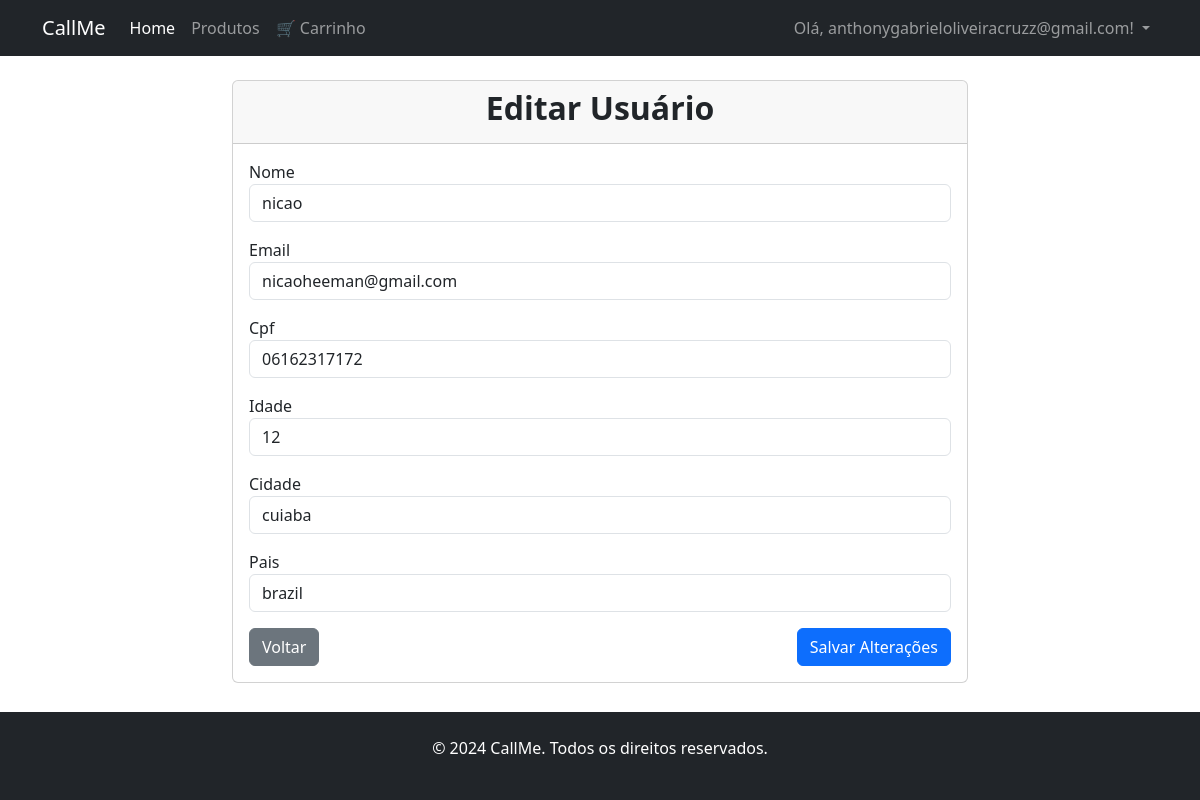
The page /painel/usuario/2/editar/ (signed in) on the database its author committed.
### myapp/models.py (models this page shows, shortened)
class Usuario(models.Model):
    nome = models.CharField(max_length=100)
    email = models.EmailField(unique=True)
    cpf = models.CharField(max_length=14, unique=True)
    idade = models.IntegerField()
    cidade = models.CharField(max_length=100)
    pais = models.CharField(max_length=100)
    data_cadastro = models.DateTimeField(auto_now_add=True)

### myapp/views.py (the view)
# urls.py: path('painel/usuario/<int:pk>/editar/', views.usuario_editar, name='usuario_editar'),
@login_required
def usuario_editar(request, pk):
    if not hasattr(request.user, 'administrador'):
        messages.error(request, 'Acesso negado.')
        return redirect('home')
    usuario = get_object_or_404(Usuario, pk=pk)
    if request.method == 'POST':
        form = UsuarioForm(request.POST, instance=usuario)
        if form.is_valid():
            form.save()
            messages.success(request, 'Usuário atualizado com sucesso!')
            return redirect('admin_dashboard')
    else:
        form = UsuarioForm(instance=usuario)
    return render(request, 'admin/usuario_editar.html', {'form': form, 'usuario': usuario})

### myapp/forms.py
class UsuarioForm(forms.ModelForm):
    class Meta:
        model = Usuario
        fields = ['nome', 'email', 'cpf', 'idade', 'cidade', 'pais']
        widgets = {
            'nome': forms.TextInput(attrs={'class': 'form-control'}),
            'email': forms.EmailInput(attrs={'class': 'form-control'}),
            'cpf': forms.TextInput(attrs={'class': 'form-control'}),
            'idade': forms.NumberInput(attrs={'class': 'form-control'}),
            'cidade': forms.TextInput(attrs={'class': 'form-control'}),
            'pais': forms.TextInput(attrs={'class': 'form-control'}),
        }

### templates/admin/usuario_editar.html (shortened to what this page needs)
{% extends 'base.html' %}
{% block content %}
<div class="container mt-4">
    <div class="row justify-content-center">
        <div class="col-md-8">
            <div class="card">
                <div class="card-header">
                    <h2 class="text-center">Editar Usuário</h2>
                </div>
                <div class="card-body">
                    <form method="post">
                        {% for field in form %}
                            <div class="form-group mb-3">
                                <label for="{{ field.id_for_label }}">{{ field.label }}</label>
                                {{ field }}
                            </div>
                        {% endfor %}
                        <div class="d-flex justify-content-between">
                            <a href="{% url 'admin_dashboard' %}" class="btn btn-secondary">Voltar</a>
                            <button type="submit" class="btn btn-primary">Salvar Alterações</button>
                        </div>
                    </form>
                </div>
            </div>
        </div>
    </div>
</div>
{% endblock %}

### templates/base.html (shortened to what this page needs)
<!DOCTYPE html>
{% load static %}
<html lang="pt-br">
<head>
    <link href="https://cdn.jsdelivr.net/npm/bootstrap@5.3.3/dist/css/bootstrap.min.css" rel="stylesheet">
    <link rel="stylesheet" href="{% static 'myapp/css/estilo.css' %}">
</head>
<body class="d-flex flex-column min-vh-100">
    <nav class="navbar navbar-expand-lg navbar-dark bg-dark">
        <div class="container">
            <a class="navbar-brand" href="{% url 'home' %}">CallMe</a>
            <div class="collapse navbar-collapse" id="navbarNav">
                <ul class="navbar-nav me-auto mb-2 mb-lg-0">
                    <li class="nav-item"><a class="nav-link active" aria-current="page" href="{% url 'home' %}">Home</a></li>
                    <li class="nav-item"><a class="nav-link" href="#">Produtos</a></li>
                    <li class="nav-item"><a class="nav-link" href="{% url 'carrinho' %}">🛒 Carrinho</a></li>
                </ul>
                <ul class="navbar-nav">
                    {% if user.is_authenticated %}
                        <li class="nav-item dropdown">
                            <a class="nav-link dropdown-toggle" href="#" role="button" data-bs-toggle="dropdown" aria-expanded="false">
                                Olá, {{ user.username }}!
                            </a>
                        </li>
                    {% else %}
                        <li class="nav-item"><a class="nav-link" href="{% url 'login_usuario' %}">Login</a></li>
                        <li class="nav-item"><a class="nav-link" href="{% url 'registro_usuario' %}">Registrar-se</a></li>
                    {% endif %}
                </ul>
            </div>
        </div>
    </nav>
    <main class="flex-grow-1">
        {% block content %}{% endblock %}
    </main>
    <footer class="bg-dark text-white py-4 mt-auto">
        <div class="container text-center"><p>© 2024 CallMe. Todos os direitos reservados.</p></div>
    </footer>
</body>
</html>

### static/myapp/css/estilo.css (style rules this page uses)
h1, h2, h3, h5 { font-weight: bold; }

### rows shown on the page
Usuario: form "nicao" "nicaoheeman@gmail.com" "06162317172" "12" "cuiaba" "brazil"

### other values the page prints
{{ user.username }} "anthonygabrieloliveiracruzz@gmail.com"
{{ field.label }} "Nome" "Email" "Cpf" "Idade" "Cidade" "Pais"
